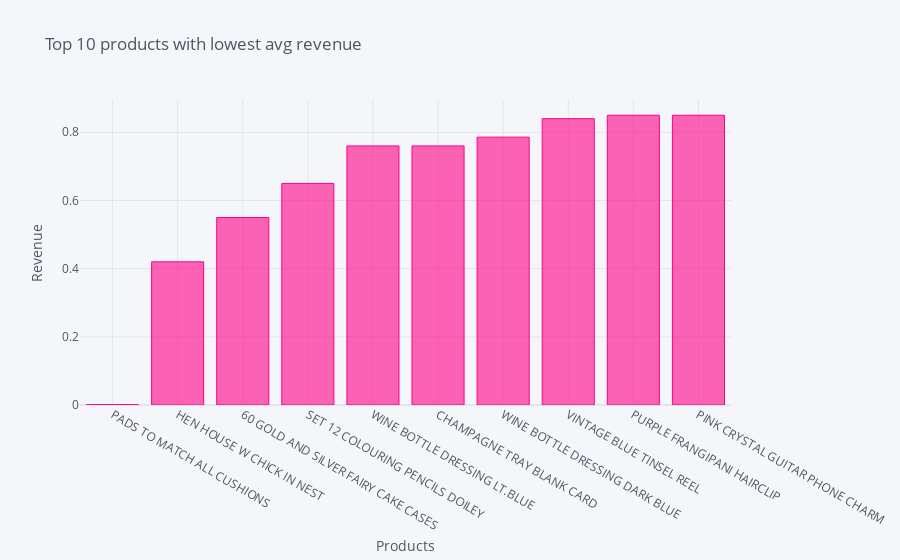

Source (notebook cell):
### Code cell
# visualize top 10 product lowest revenue 
df = data4[['Description', 'Revenue']].groupby(['Description']).agg('mean') 
df2 = df.reset_index() 
df3 = df2.sort_values(by='Revenue', ascending=True).head(10)

df3.iplot(kind='bar', x='Description', xTitle='Products', yTitle='Revenue', 
           title='Top 10 products with lowest avg revenue', color='pink')

### Figure 1 — Plotly figure (JSON) as saved in the notebook; plotly's stock layout.template omitted (floating-point values rounded to 4 significant figures)
{"data": [{"marker": {"color": "rgba(255, 0, 136, 0.6)", "line": {"color": "rgba(255, 0, 136, 1.0)", "width": 1}}, "name": "Revenue", "orientation": "v", "text": "", "type": "bar", "x": ["PADS TO MATCH ALL CUSHIONS", "HEN HOUSE W CHICK IN NEST", "60 GOLD AND SILVER FAIRY CAKE CASES", "SET 12 COLOURING PENCILS DOILEY", "WINE BOTTLE DRESSING LT.BLUE", "CHAMPAGNE TRAY BLANK CARD", "WINE BOTTLE DRESSING DARK BLUE", "VINTAGE BLUE TINSEL REEL", "PURPLE FRANGIPANI HAIRCLIP", "PINK CRYSTAL GUITAR PHONE CHARM"], "y": [0.001, 0.42, 0.55, 0.65, 0.76, 0.76, 0.7857, 0.84, 0.85, 0.85]}], "layout": {"legend": {"bgcolor": "#F5F6F9", "font": {"color": "#4D5663"}}, "paper_bgcolor": "#F5F6F9", "plot_bgcolor": "#F5F6F9", "title": {"font": {"color": "#4D5663"}, "text": "Top 10 products with lowest avg revenue"}, "xaxis": {"gridcolor": "#E1E5ED", "showgrid": true, "tickfont": {"color": "#4D5663"}, "title": {"font": {"color": "#4D5663"}, "text": "Products"}, "zerolinecolor": "#E1E5ED"}, "yaxis": {"gridcolor": "#E1E5ED", "showgrid": true, "tickfont": {"color": "#4D5663"}, "title": {"font": {"color": "#4D5663"}, "text": "Revenue"}, "zerolinecolor": "#E1E5ED"}}}
